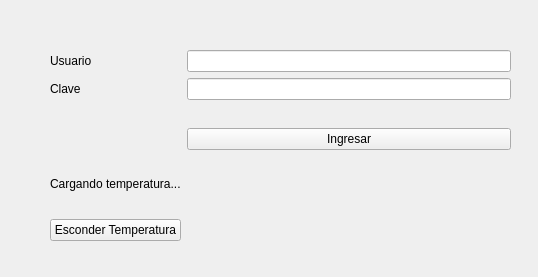
<?xml version="1.0" encoding="UTF-8"?>
<ui version="4.0">
 <class>login</class>
 <widget class="QWidget" name="login">
  <property name="geometry">
   <rect>
    <x>0</x>
    <y>0</y>
    <width>538</width>
    <height>277</height>
   </rect>
  </property>
  <property name="windowTitle">
   <string>login</string>
  </property>
  <widget class="QWidget" name="gridLayoutWidget">
   <property name="geometry">
    <rect>
     <x>50</x>
     <y>50</y>
     <width>461</width>
     <height>191</height>
    </rect>
   </property>
   <layout class="QGridLayout" name="Layout">
    <item row="1" column="1">
     <widget class="QLineEdit" name="leClave"/>
    </item>
    <item row="11" column="0">
     <widget class="QPushButton" name="Temperatura">
      <property name="text">
       <string>Esconder Temperatura</string>
      </property>
     </widget>
    </item>
    <item row="1" column="0">
     <widget class="QLabel" name="lClave">
      <property name="text">
       <string>Clave</string>
      </property>
     </widget>
    </item>
    <item row="7" column="1">
     <spacer name="verticalSpacer_2">
      <property name="orientation">
       <enum>Qt::Vertical</enum>
      </property>
      <property name="sizeHint" stdset="0">
       <size>
        <width>20</width>
        <height>40</height>
       </size>
      </property>
     </spacer>
    </item>
    <item row="9" column="0">
     <widget class="QLabel" name="lTemperatura">
      <property name="text">
       <string>Cargando temperatura...</string>
      </property>
     </widget>
    </item>
    <item row="0" column="1">
     <widget class="QLineEdit" name="leUsuario"/>
    </item>
    <item row="4" column="1">
     <spacer name="verticalSpacer">
      <property name="orientation">
       <enum>Qt::Vertical</enum>
      </property>
      <property name="sizeHint" stdset="0">
       <size>
        <width>20</width>
        <height>40</height>
       </size>
      </property>
     </spacer>
    </item>
    <item row="0" column="0">
     <widget class="QLabel" name="lUsuario">
      <property name="text">
       <string>Usuario</string>
      </property>
     </widget>
    </item>
    <item row="10" column="0">
     <spacer name="verticalSpacer_3">
      <property name="orientation">
       <enum>Qt::Vertical</enum>
      </property>
      <property name="sizeHint" stdset="0">
       <size>
        <width>20</width>
        <height>40</height>
       </size>
      </property>
     </spacer>
    </item>
    <item row="6" column="1">
     <widget class="QPushButton" name="Ingresar">
      <property name="text">
       <string>Ingresar</string>
      </property>
     </widget>
    </item>
   </layout>
  </widget>
 </widget>
 <resources/>
 <connections/>
</ui>
